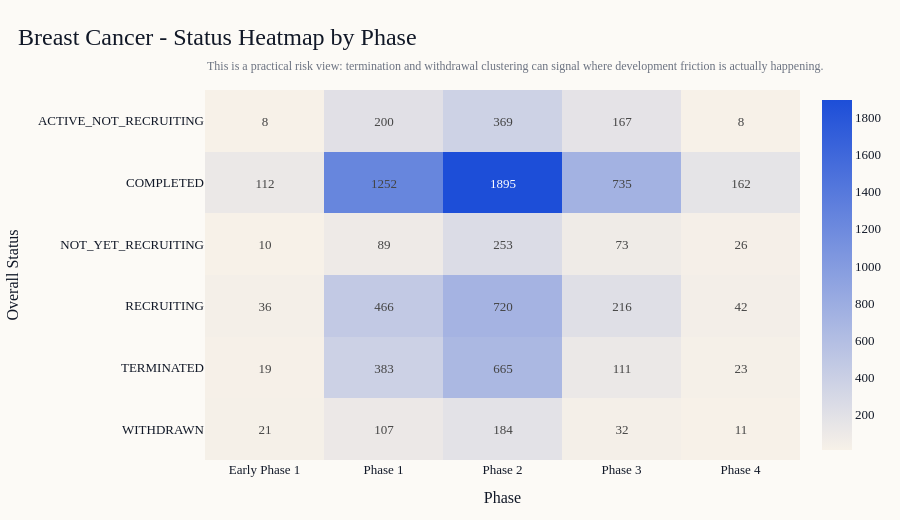

The cell this chart's notebook holds for it:
### Code cell
fig_status_heat = px.imshow(
    phase_status_pivot,
    text_auto=True,
    aspect="auto",
    color_continuous_scale=[PALETTE["sand"], PALETTE["blue"]],
)
pretty_layout(
    fig_status_heat,
    title=f"{SELECTED_CANCER} - Status Heatmap by Phase",
    subtitle="This is a practical risk view: termination and withdrawal clustering can signal where development friction is actually happening.",
    height=520,
)
fig_status_heat.update_xaxes(title_text="Phase")
fig_status_heat.update_yaxes(title_text="Overall Status")
fig_status_heat.show()

### Figure 1 — Plotly figure (JSON) as saved in the notebook; plotly's stock layout.template omitted (floating-point values rounded to 4 significant figures)
{"data": [{"coloraxis": "coloraxis", "hovertemplate": "phase_buckets_list: %{x}<br>overall_status: %{y}<br>color: %{z}<extra></extra>", "name": "0", "texttemplate": "%{z}", "type": "heatmap", "x": ["Early Phase 1", "Phase 1", "Phase 2", "Phase 3", "Phase 4"], "xaxis": "x", "y": ["ACTIVE_NOT_RECRUITING", "COMPLETED", "NOT_YET_RECRUITING", "RECRUITING", "TERMINATED", "WITHDRAWN"], "yaxis": "y", "z": [[8, 200, 369, 167, 8], [112, 1252, 1895, 735, 162], [10, 89, 253, 73, 26], [36, 466, 720, 216, 42], [19, 383, 665, 111, 23], [21, 107, 184, 32, 11]]}], "layout": {"annotations": [{"align": "left", "font": {"color": "#6b7280", "size": 12}, "showarrow": false, "text": "This is a practical risk view: termination and withdrawal clustering can signal where development friction is actually happening.", "x": 0, "xref": "paper", "y": 1.09, "yref": "paper"}], "coloraxis": {"colorscale": [[0, "#f7f1e8"], [1, "#1d4ed8"]]}, "font": {"color": "#111827", "family": "Georgia, Times New Roman, serif", "size": 13}, "height": 520, "legend": {"bgcolor": "rgba(0,0,0,0)", "orientation": "h", "x": 0, "xanchor": "left", "y": 1.02, "yanchor": "bottom"}, "margin": {"b": 60, "l": 60, "r": 40, "t": 90}, "paper_bgcolor": "#fcfaf6", "plot_bgcolor": "#fcfaf6", "title": {"font": {"color": "#111827", "size": 24}, "text": "Breast Cancer - Status Heatmap by Phase", "x": 0.02}, "xaxis": {"anchor": "y", "domain": [0, 1], "title": {"text": "Phase"}}, "yaxis": {"anchor": "x", "autorange": "reversed", "domain": [0, 1], "title": {"text": "Overall Status"}}}}
